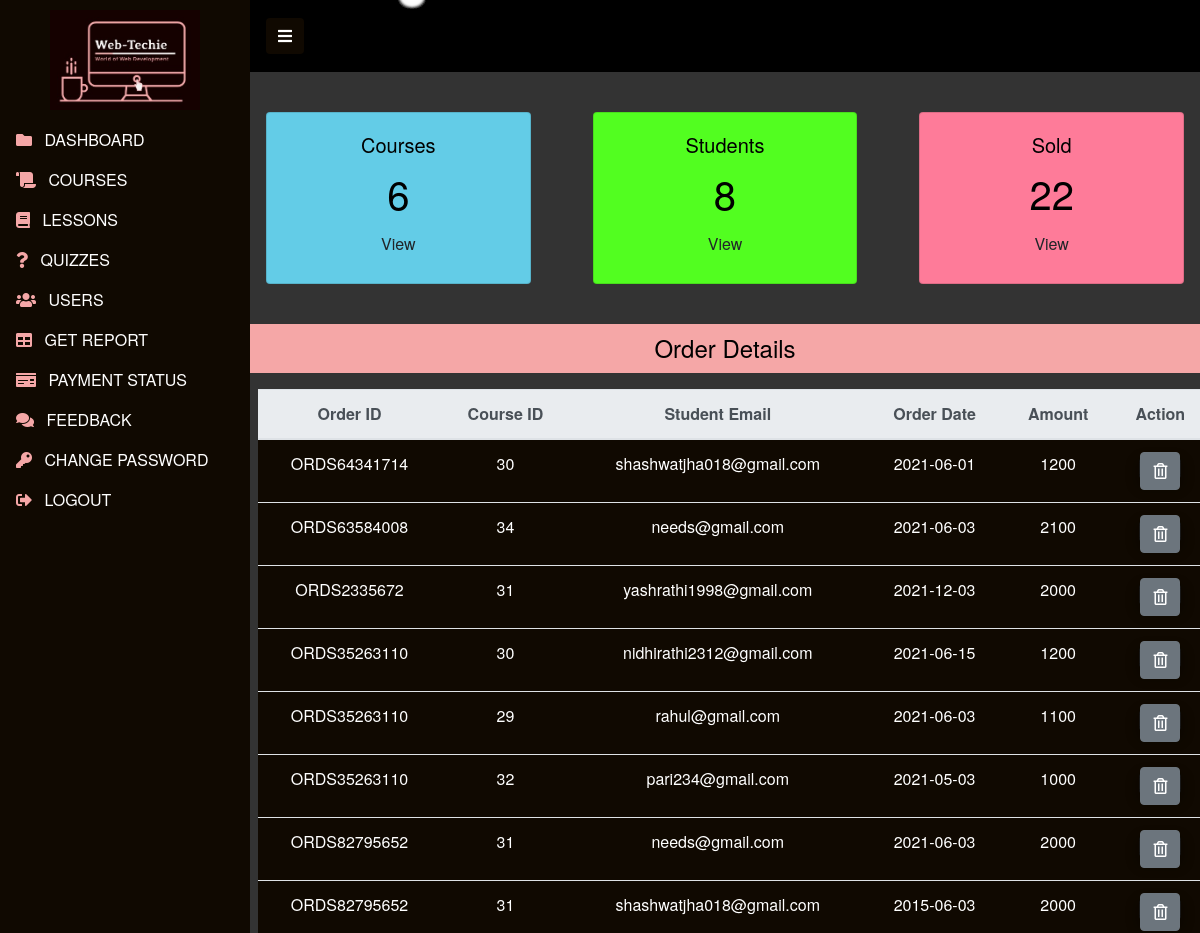
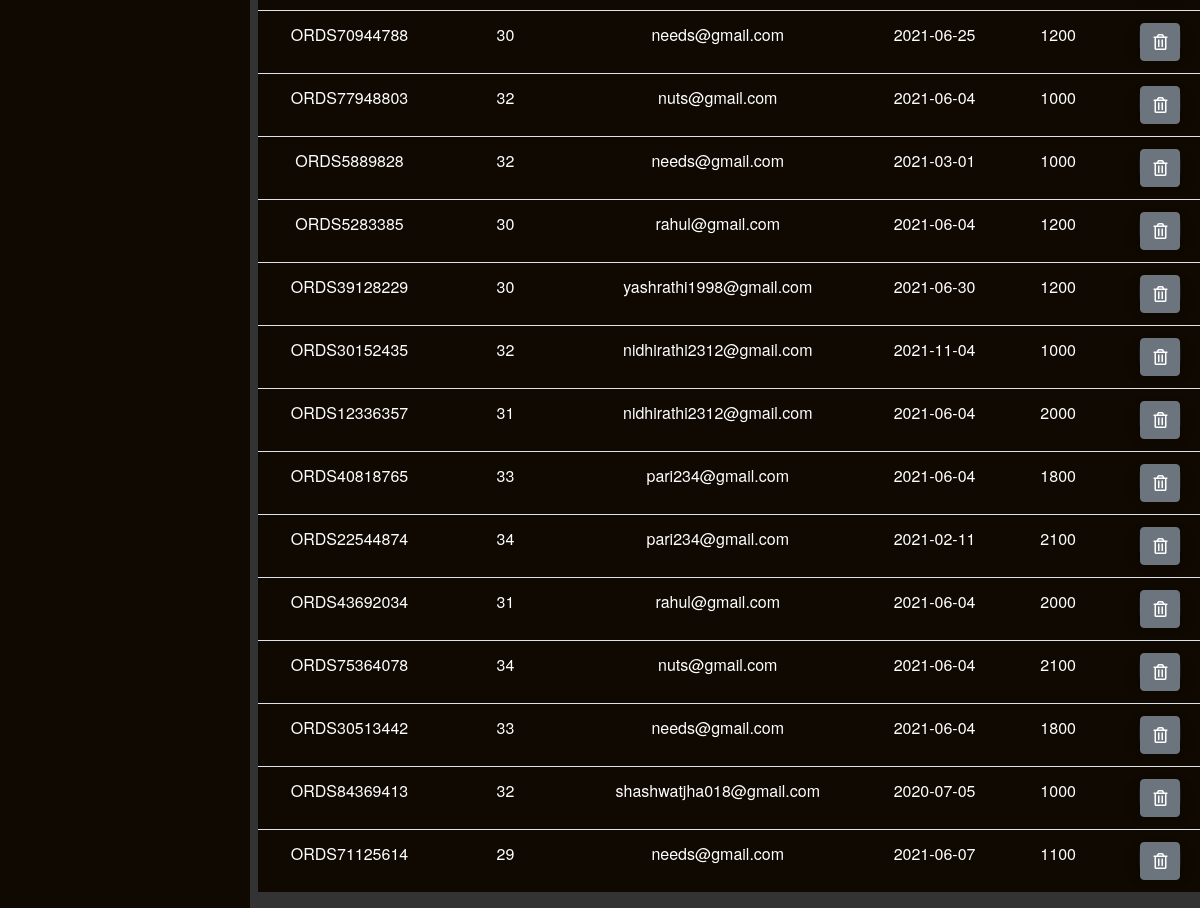
Screenshot of /admin/adminDash1.php (signed in) with the database file from the repository (2 pictures, top to bottom).
### tables this page shows
CREATE TABLE `courseorder` (
  `co_id` int(11) NOT NULL,
  `order_id` varchar(255) NOT NULL,
  `stu_email` varchar(255) NOT NULL,
  `course_id` int(11) NOT NULL,
  `status` varchar(255) NOT NULL,
  `respmsg` text NOT NULL,
  `amount` int(11) NOT NULL,
  `order_date` date NOT NULL
);

### admin/adminDash1.php (the view, shortened to what this page needs)
<?php
  include('./header.php');
  include('../dbConnection.php');
  include('./headerStyle.php');
  $sql="SELECT * FROM course";
  $result=$conn->query($sql);
  $totalcourse= $result->num_rows;
  $sql="SELECT * FROM student";
  $result=$conn->query($sql);
  $totalstu= $result->num_rows;
  $sql="SELECT * FROM courseorder";
  $result=$conn->query($sql);
  $totalsold= $result->num_rows;
?>
<br>
<div class="row" style="color:black;">
  <div class="col-md-4 text-center">
    <div class="card m-3" style="background:#63cce7">
      <div class="card-body">
        <h5 class="card-title">Courses</h5>
        <h1 class="card-text"><?php echo $totalcourse; ?></h1>
        <a href="courses.php" class="btn">View</a>
      </div>
    </div>
  </div>
  <div class="col-md-4 text-center ">
    <div class="card m-3" style="background:#52fe20">
      <div class="card-body">
        <h5 class="card-title">Students</h5>
        <h1 class="card-text"><?php echo $totalstu; ?></h1>
        <a href="students.php" class="btn">View</a>
      </div>
    </div>
  </div>
  <div class="col-md-4 text-center">
    <div class="card m-3" style="background:#fe7b99">
      <div class="card-body">
        <h5 class="card-title">Sold</h5>
        <h1 class="card-text"><?php echo $totalsold; ?></h1>
        <a href="getReport.php" class="btn">View</a>
      </div>
    </div>
  </div>
</div>
<br>
<div class=" text-center">
<h4 class="" style="background:#F5A7A7;padding:10px; text-align:center;">Order Details</h4>
<?php
$sql = "SELECT * FROM courseorder";
$result = $conn->query($sql);
if($result->num_rows > 0){
  echo'
  <div class="table-responsive">
  <table class="table mx-2 mt-2" style="background:#100901;color:white">
    <thead class="thead-light">
      <tr>
        <th scope="col">Order ID</th>
        <th scope="col">Course ID</th>
        <th scope="col">Student Email</th>
        <th scope="col">Order Date</th>
        <th scope="col">Amount</th>
        <th scope="col">Action</th>
      </tr>
    </thead>
    <tbody>';
    while($row = $result->fetch_assoc()){
      echo '
      <tr>
        <td data-label ="Order ID" scope="row">'.$row["order_id"].'</td>
        <td data-label ="Course ID" >'.$row["course_id"].'</td>
        <td data-label = "Student Email">'.$row["stu_email"].'</td>
        <td data-label = "Order Date" >'.$row["order_date"].'</td>
        <td data-label = "Amount" >'.$row["amount"].'</td>
        <td data-label = "Action" >
        <form action="" method="POST" class="d-inline">
        <input type="hidden" name="id" value='.$row["co_id"].'>
        <button type="submit" class="btn btn-secondary" name="delete" value="Delete" id="delete">
          <i class="far fa-trash-alt"></i>
        </button></form>
        </td>
      </tr>';
    }
    echo '
    </tbody>
  </table>
</div>
  ';
} else {
  "No data";
}
?>
</div>
<?php include('./footer.php');?>

### rows the page displays
courseorder: order "ORDS64341714", course "30", stu_email "shashwatjha018@gmail.com", order_date "2021-06-01", amount "1200"
courseorder: order "ORDS63584008", course "34", stu_email "needs@gmail.com", order_date "2021-06-03", amount "2100"
courseorder: order "ORDS2335672", course "31", stu_email "yashrathi1998@gmail.com", order_date "2021-12-03", amount "2000"
courseorder: order "ORDS35263110", course "30", stu_email "nidhirathi2312@gmail.com", order_date "2021-06-15", amount "1200"
courseorder: order "ORDS35263110", course "29", stu_email "rahul@gmail.com", order_date "2021-06-03", amount "1100"
courseorder: order "ORDS35263110", course "32", stu_email "pari234@gmail.com", order_date "2021-05-03", amount "1000"
courseorder: order "ORDS82795652", course "31", stu_email "needs@gmail.com", order_date "2021-06-03", amount "2000"
courseorder: order "ORDS82795652", course "31", stu_email "shashwatjha018@gmail.com", order_date "2015-06-03", amount "2000"
courseorder: order "ORDS70944788", course "30", stu_email "needs@gmail.com", order_date "2021-06-25", amount "1200"
courseorder: order "ORDS77948803", course "32", stu_email "nuts@gmail.com", order_date "2021-06-04", amount "1000"
courseorder: order "ORDS5889828", course "32", stu_email "needs@gmail.com", order_date "2021-03-01", amount "1000"
courseorder: order "ORDS5283385", course "30", stu_email "rahul@gmail.com", order_date "2021-06-04", amount "1200"
courseorder: order "ORDS39128229", course "30", stu_email "yashrathi1998@gmail.com", order_date "2021-06-30", amount "1200"
courseorder: order "ORDS30152435", course "32", stu_email "nidhirathi2312@gmail.com", order_date "2021-11-04", amount "1000"
courseorder: order "ORDS12336357", course "31", stu_email "nidhirathi2312@gmail.com", order_date "2021-06-04", amount "2000"
courseorder: order "ORDS40818765", course "33", stu_email "pari234@gmail.com", order_date "2021-06-04", amount "1800"
courseorder: order "ORDS22544874", course "34", stu_email "pari234@gmail.com", order_date "2021-02-11", amount "2100"
courseorder: order "ORDS43692034", course "31", stu_email "rahul@gmail.com", order_date "2021-06-04", amount "2000"
courseorder: order "ORDS75364078", course "34", stu_email "nuts@gmail.com", order_date "2021-06-04", amount "2100"
courseorder: order "ORDS30513442", course "33", stu_email "needs@gmail.com", order_date "2021-06-04", amount "1800"
courseorder: order "ORDS84369413", course "32", stu_email "shashwatjha018@gmail.com", order_date "2020-07-05", amount "1000"
courseorder: order "ORDS71125614", course "29", stu_email "needs@gmail.com", order_date "2021-06-07", amount "1100"

### other values shown
$totalcourse "6"
$totalstu "8"
$totalsold "22"
